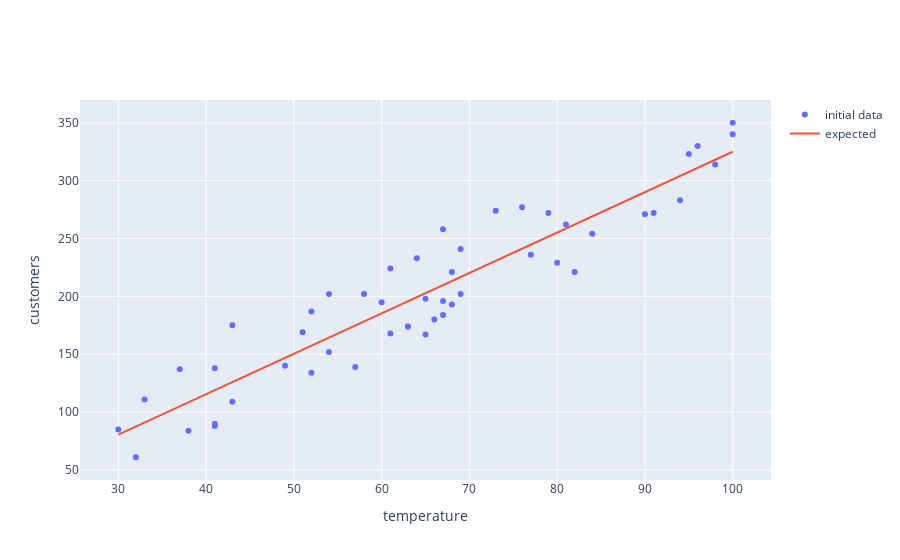

This figure's notebook cell:
### Markdown cell above
Well here, our hypothesis function did not find the parameters of the true model because whenever we train our model, the model is simply trying to draw a line that minimizes the sum of the squared errors through the random data.  And because of this, the hypothesis function is influenced by the whims and randomness it sees in the data.

### Code cell
import numpy as np
import plotly.graph_objects as go

data_trace = go.Scatter(x = temperatures, y = noisy_customers, name = 'initial data', mode = 'markers')
customer_predictions = initial_model.predict(sorted_temps.reshape(-1, 1))
model_trace = go.Scatter(x = sorted_temps, y = customer_predictions, name = 'expected', mode = 'lines')
go.Figure([data_trace, model_trace], layout = {'yaxis': {'title': 'customers'}, 'xaxis': {'title': 'temperature'}})

### Figure 1 — Plotly figure (JSON) as saved in the notebook; plotly's stock layout.template omitted (floating-point values rounded to 4 significant figures)
{"data": [{"mode": "markers", "name": "initial data", "type": "scatter", "x": [60, 68, 43, 80, 91, 49, 41, 38, 32, 81, 100, 67, 37, 58, 96, 98, 76, 65, 52, 43, 63, 57, 33, 63, 64, 54, 51, 69, 67, 77, 41, 73, 79, 94, 61, 52, 61, 90, 65, 41, 100, 68, 30, 67, 69, 95, 54, 82, 84, 66], "y": [195, 221, 109, 229, 272, 140, 88, 84, 61, 262, 340, 196, 137, 202, 330, 314, 277, 198, 134, 175, 174, 139, 111, 174, 233, 202, 169, 202, 184, 236, 138, 274, 272, 283, 224, 187, 168, 271, 167, 90, 350, 193, 85, 258, 241, 323, 152, 221, 254, 180]}, {"mode": "lines", "name": "expected", "type": "scatter", "x": [30, 32, 33, 37, 38, 41, 41, 41, 43, 43, 49, 51, 52, 52, 54, 54, 57, 58, 60, 61, 61, 63, 63, 64, 65, 65, 66, 67, 67, 67, 68, 68, 69, 69, 73, 76, 77, 79, 80, 81, 82, 84, 90, 91, 94, 95, 96, 98, 100, 100], "y": [80.53, 87.51, 91.0, 105.0, 108.5, 118.9, 118.9, 118.9, 125.9, 125.9, 146.9, 153.8, 157.3, 157.3, 164.3, 164.3, 174.8, 178.3, 185.3, 188.8, 188.8, 195.7, 195.7, 199.2, 202.7, 202.7, 206.2, 209.7, 209.7, 209.7, 213.2, 213.2, 216.7, 216.7, 230.7, 241.1, 244.6, 251.6, 255.1, 258.6, 262.1, 269.1, 290.0, 293.5, 304.0, 307.5, 311.0, 317.9, 324.9, 324.9]}], "layout": {"autosize": true, "xaxis": {"autorange": true, "range": [25.62, 104.4], "title": {"text": "temperature"}, "type": "linear"}, "yaxis": {"autorange": true, "range": [39.83, 371.2], "title": {"text": "customers"}, "type": "linear"}}}
